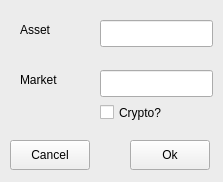
<?xml version="1.0" encoding="UTF-8"?>
<ui version="4.0">
 <class>add_asset</class>
 <widget class="QWidget" name="add_asset">
  <property name="geometry">
   <rect>
    <x>0</x>
    <y>0</y>
    <width>223</width>
    <height>182</height>
   </rect>
  </property>
  <property name="windowTitle">
   <string>Form</string>
  </property>
  <widget class="QGroupBox" name="groupBox">
   <property name="geometry">
    <rect>
     <x>-10</x>
     <y>-30</y>
     <width>371</width>
     <height>281</height>
    </rect>
   </property>
   <property name="title">
    <string>GroupBox</string>
   </property>
   <widget class="QLabel" name="label">
    <property name="geometry">
     <rect>
      <x>30</x>
      <y>50</y>
      <width>68</width>
      <height>19</height>
     </rect>
    </property>
    <property name="text">
     <string>Asset</string>
    </property>
   </widget>
   <widget class="QLabel" name="label_2">
    <property name="geometry">
     <rect>
      <x>30</x>
      <y>100</y>
      <width>68</width>
      <height>19</height>
     </rect>
    </property>
    <property name="text">
     <string>Market</string>
    </property>
   </widget>
   <widget class="QLineEdit" name="Asset_text">
    <property name="geometry">
     <rect>
      <x>110</x>
      <y>50</y>
      <width>113</width>
      <height>27</height>
     </rect>
    </property>
   </widget>
   <widget class="QLineEdit" name="Market_text">
    <property name="geometry">
     <rect>
      <x>110</x>
      <y>100</y>
      <width>113</width>
      <height>27</height>
     </rect>
    </property>
   </widget>
   <widget class="QPushButton" name="Ok_button">
    <property name="geometry">
     <rect>
      <x>140</x>
      <y>170</y>
      <width>80</width>
      <height>30</height>
     </rect>
    </property>
    <property name="text">
     <string>Ok</string>
    </property>
   </widget>
   <widget class="QPushButton" name="Cancel_button">
    <property name="geometry">
     <rect>
      <x>20</x>
      <y>170</y>
      <width>80</width>
      <height>30</height>
     </rect>
    </property>
    <property name="text">
     <string>Cancel</string>
    </property>
   </widget>
   <widget class="QCheckBox" name="crypto_box">
    <property name="geometry">
     <rect>
      <x>110</x>
      <y>130</y>
      <width>103</width>
      <height>25</height>
     </rect>
    </property>
    <property name="text">
     <string>Crypto?</string>
    </property>
   </widget>
  </widget>
 </widget>
 <resources/>
 <connections/>
</ui>
